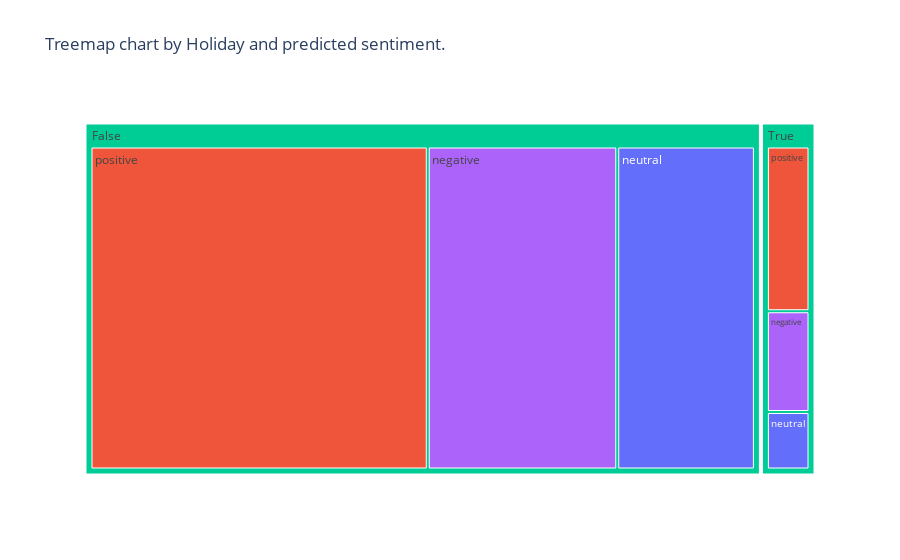

Notebook code for this chart:
### Code cell
fig = px.treemap(df, title='Treemap chart by Holiday and predicted sentiment.',
                 path=['is_holiday', 'Predicted_Sentiment'], color="Predicted_Sentiment", color_continuous_scale=px.colors.qualitative.Pastel1)
fig.show()

### Figure 1 — Plotly figure (JSON) as saved in the notebook; plotly's stock layout.template omitted (floating-point values rounded to 4 significant figures)
{"data": [{"branchvalues": "total", "customdata": [["neutral"], ["positive"], ["(?)"], ["negative"], ["neutral"], ["negative"], ["positive"], ["(?)"]], "domain": {"x": [0, 1], "y": [0, 1]}, "hovertemplate": "labels=%{label}<br>count=%{value}<br>parent=%{parent}<br>id=%{id}<br>Predicted_Sentiment=%{customdata[0]}<extra></extra>", "ids": ["True/neutral", "True/positive", "True", "False/negative", "False/neutral", "True/negative", "False/positive", "False"], "labels": ["neutral", "positive", "True", "negative", "neutral", "negative", "positive", "False"], "marker": {"colors": ["#636efa", "#EF553B", "#00cc96", "#ab63fa", "#636efa", "#ab63fa", "#EF553B", "#00cc96"]}, "name": "", "parents": ["True", "True", "", "False", "False", "True", "False", ""], "type": "treemap", "values": [133, 381, 747, 2639, 1917, 233, 4697, 9253]}], "layout": {"legend": {"tracegroupgap": 0}, "title": {"text": "Treemap chart by Holiday and predicted sentiment."}}}
